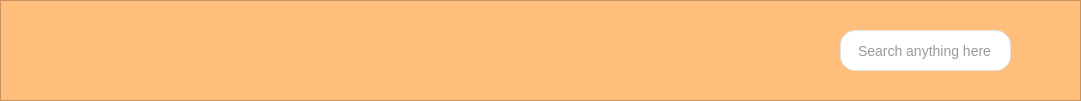
  <widget class="QFrame" name="frame">
   <property name="geometry">
    <rect>
     <x>0</x>
     <y>0</y>
     <width>1081</width>
     <height>101</height>
    </rect>
   </property>
   <property name="styleSheet">
    <string notr="true">background-color: rgb(255, 190, 124)</string>
   </property>
   <property name="frameShape">
    <enum>QFrame::Shape::StyledPanel</enum>
   </property>
   <property name="frameShadow">
    <enum>QFrame::Shadow::Raised</enum>
   </property>
   <widget class="QPushButton" name="btn_home">
    <property name="geometry">
     <rect>
      <x>0</x>
      <y>10</y>
      <width>93</width>
      <height>81</height>
     </rect>
    </property>
    <property name="styleSheet">
     <string notr="true">background: none;
border: none;
</string>
    </property>
    <property name="text">
     <string/>
    </property>
    <property name="icon">
     <iconset>
      <normaloff>../img/house-solid (3).svg</normaloff>../img/house-solid (3).svg</iconset>
    </property>
    <property name="iconSize">
     <size>
      <width>50</width>
      <height>50</height>
     </size>
    </property>
   </widget>
   <widget class="QPushButton" name="pushButton_2">
    <property name="geometry">
     <rect>
      <x>1000</x>
      <y>10</y>
      <width>93</width>
      <height>71</height>
     </rect>
    </property>
    <property name="styleSheet">
     <string notr="true">background: none;
border: none;
</string>
    </property>
    <property name="text">
     <string/>
    </property>
    <property name="icon">
     <iconset>
      <normaloff>../img/magnifying-glass-solid.svg</normaloff>../img/magnifying-glass-solid.svg</iconset>
    </property>
    <property name="iconSize">
     <size>
      <width>40</width>
      <height>40</height>
     </size>
    </property>
   </widget>
   <widget class="QLineEdit" name="lineEdit_4">
    <property name="geometry">
     <rect>
      <x>840</x>
      <y>30</y>
      <width>171</width>
      <height>41</height>
     </rect>
    </property>
    <property name="styleSheet">
     <string notr="true">border: 1px solid #e0e0e0; 
    border-radius: 15px;    
    padding: 5px 15px;                
    background-color: #ffffff;        
    color: #333333;                    
    font-size: 14px; </string>
    </property>
    <property name="text">
     <string/>
    </property>
    <property name="placeholderText">
     <string>Search anything here</string>
    </property>
   </widget>
   <widget class="QPushButton" name="btn_profile">
    <property name="geometry">
     <rect>
      <x>70</x>
      <y>20</y>
      <width>93</width>
      <height>61</height>
     </rect>
    </property>
    <property name="styleSheet">
     <string notr="true">background: none;
border: none;
</string>
    </property>
    <property name="text">
     <string/>
    </property>
    <property name="icon">
     <iconset>
      <normaloff>../img/circle-user-solid (1).svg</normaloff>../img/circle-user-solid (1).svg</iconset>
    </property>
    <property name="iconSize">
     <size>
      <width>50</width>
      <height>50</height>
     </size>
    </property>
   </widget>
  </widget>
